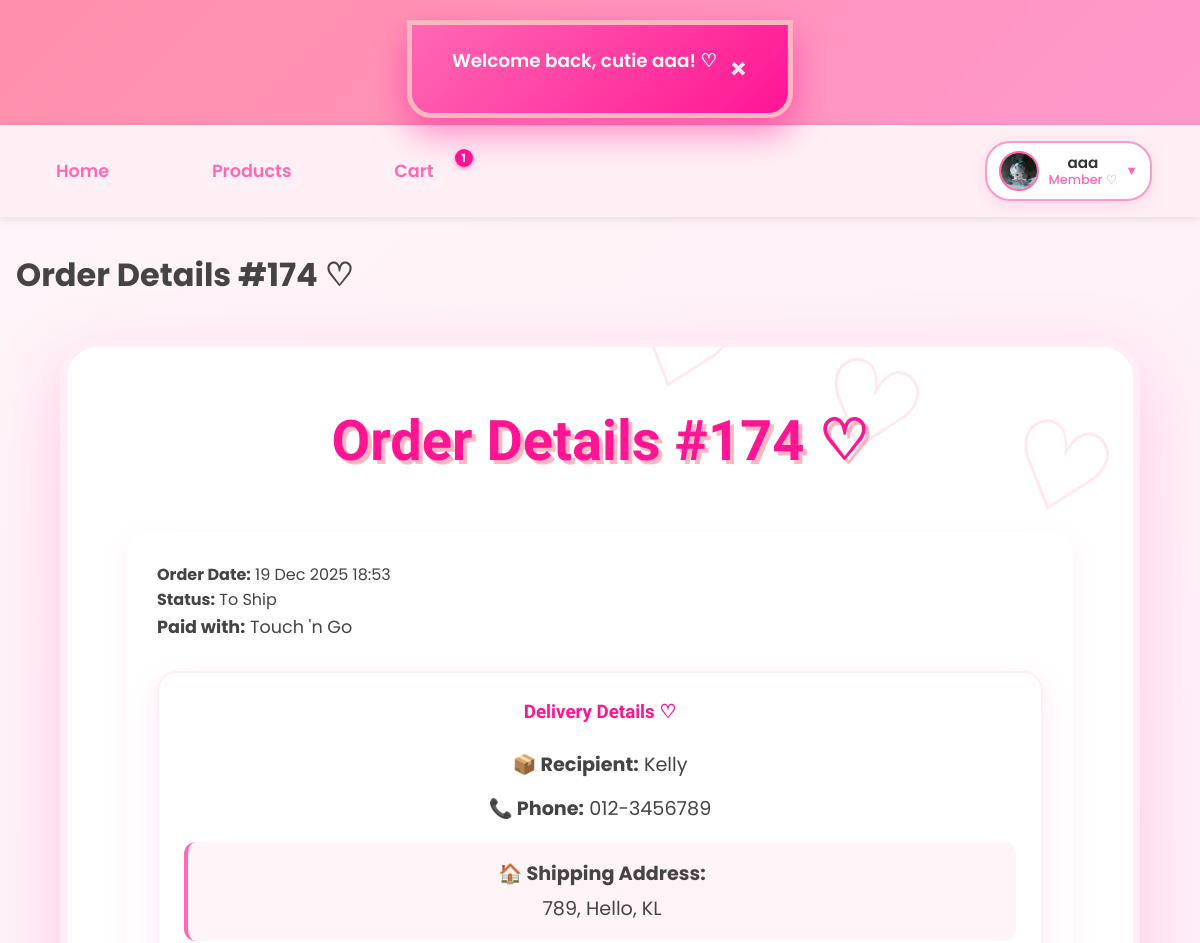
/member/order_detail.php?id=174 (signed in, upper part), run on an earlier commit of the app's database.
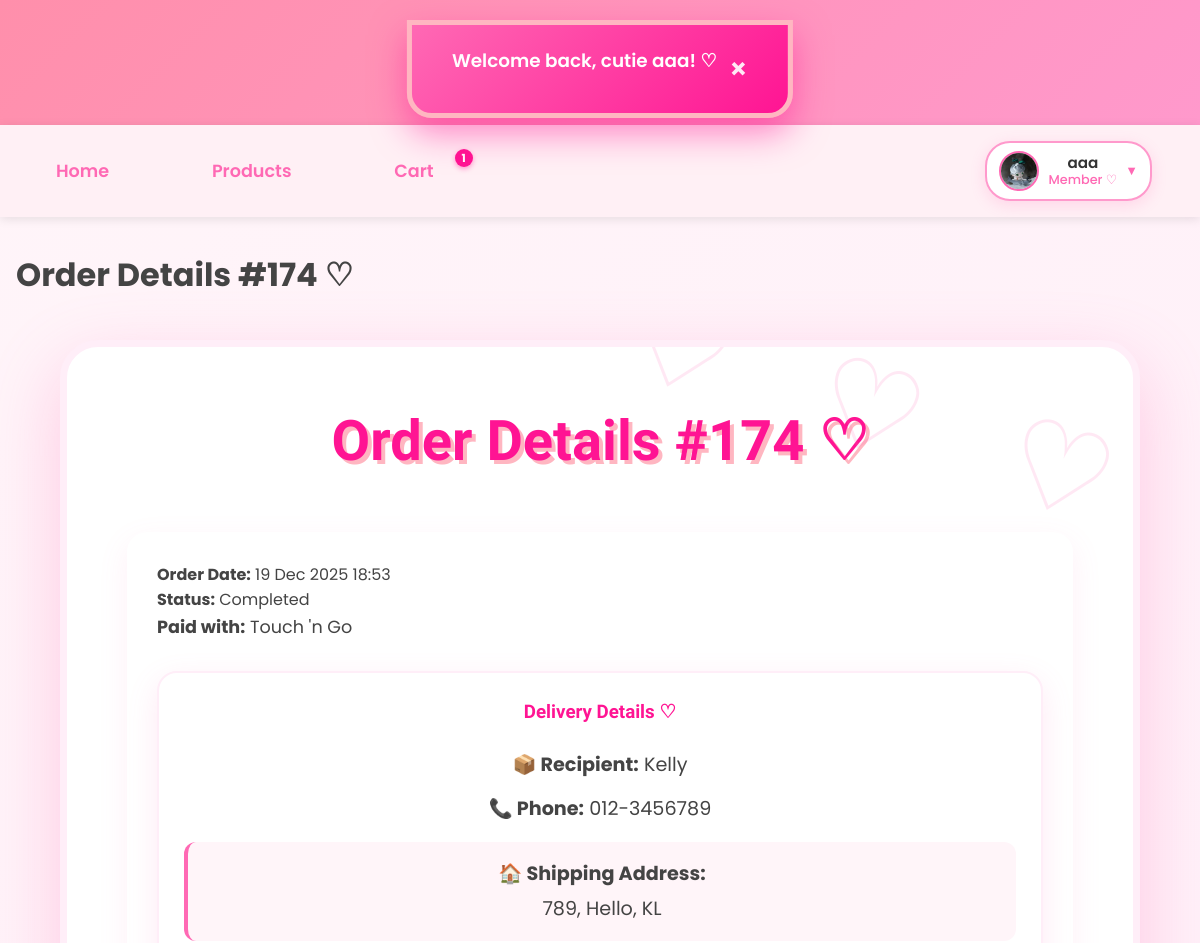
And on a later commit of the database.
### tables this page shows
CREATE TABLE `orders` (
  `order_id` int(11) NOT NULL,
  `user_id` int(11) NOT NULL,
  `shipping_address` text DEFAULT NULL,
  `recipient_name` varchar(100) NOT NULL,
  `recipient_phone` varchar(20) NOT NULL,
  `total_amount` decimal(10,2) NOT NULL,
  `shipping_fee` decimal(10,2) DEFAULT 0.00,
  `shipping_region` varchar(20) DEFAULT NULL,
  `payment_method` varchar(50) DEFAULT NULL,
  `card_last4` varchar(4) DEFAULT NULL,
  `qr_code` text DEFAULT NULL,
  `qr_generated_at` datetime DEFAULT NULL,
  `order_date` datetime NOT NULL DEFAULT current_timestamp(),
  `order_status` varchar(50) DEFAULT 'Pending Payment',
  `status` enum('Pending Payment','To Ship','Shipped','Completed','Cancelled','Return/Refund') NOT NULL DEFAULT 'Pending Payment',
  `return_reason` varchar(255) DEFAULT NULL,
  `voucher_code` varchar(50) DEFAULT NULL,
  `discount_amount` decimal(10,2) DEFAULT 0.00
);

### _base.php (called while the page is built, shortened)
<?php
function req($key, $value = null) {
    $value = $_REQUEST[$key] ?? $value;
    return is_array($value) ? array_map('trim', $value) : trim($value);
}
function username() {
    return $_SESSION['user'] ?? null;
}
function current_user() {
    global $_db;
    $stm = $_db->prepare("SELECT * FROM users WHERE username = ?");
    $stm->execute([username()]);
    return $stm->fetch();
}
function encode($value) {
    return htmlentities($value);
}
?>

### member/order_detail.php (the view, shortened to what this page needs)
<?php
require '../_base.php';
$id = req('id');
$stm = $_db->prepare('SELECT * FROM orders WHERE order_id = ? AND user_id = ?');
$stm->execute([$id, current_user()->id]);
$o = $stm->fetch();
$stm_refresh = $_db->prepare('SELECT order_status, payment_method, card_last4 FROM orders WHERE order_id = ?');
$stm_refresh->execute([$id]);
$refresh = $stm_refresh->fetch();
$o->order_status = $refresh->order_status;
$o->payment_method = $refresh->payment_method;
$o->card_last4 = $refresh->card_last4;
include '../_head.php';
?>
<div class="container" style="max-width:900px; margin:40px auto;">
    <h2 style="text-align:center; color:#ff69b4;">Order Details #<?= $id ?> ♡</h2>
    <div style="background:white; padding:30px; border-radius:20px; box-shadow:0 10px 30px rgba(255,105,180,0.1);">
        <p><strong>Order Date:</strong> <?= date('d M Y H:i', strtotime($o->order_date)) ?></p>
        <p><strong>Status:</strong> <?= $o->order_status ?></p>
        <?php if ($o->payment_method): ?>
            <p style="font-size:1.1rem;">
                <strong>Paid with:</strong>
                <?php if ($o->payment_method === 'Credit/Debit Card' && $o->card_last4): ?>
                    Credit/Debit Card ending ****<?= $o->card_last4 ?>
                <?php else: ?>
                    <?= encode($o->payment_method) ?>
                <?php endif; ?>
            </p>
        <?php endif; ?>
        <div style="background:#fff; padding:25px; border-radius:20px; margin:30px 0; border:2px solid #ffeef8; box-shadow:0 10px 30px rgba(255,105,180,0.15);">
        <h3 style="color:#ff1493; text-align:center; margin-bottom:20px; font-family:'Kalam', cursive;">Delivery Details ♡</h3>
        <div style="text-align:center; font-size:1.2rem; line-height:1.8;">
            <p style="margin:10px 0;">
                <strong>📦 Recipient:</strong> <?= encode($o->recipient_name) ?>
            </p>
            <p style="margin:10px 0;">
                <strong>📞 Phone:</strong> <?= encode($o->recipient_phone) ?>
            </p>
            <p style="margin:15px 0; padding:15px; background:#fff5f9; border-radius:12px; border-left:4px solid #ff69b4;">
                <strong>🏠 Shipping Address:</strong><br>
                <?= nl2br(encode($o->shipping_address)) ?>
            </p>
        </div>
        <br>
    </div>
</div>
<?php include '../_foot.php'; ?>

What changed in the data, as far as the page shows it:
changed orders "Kelly": order_status "To Ship" → "Completed"
